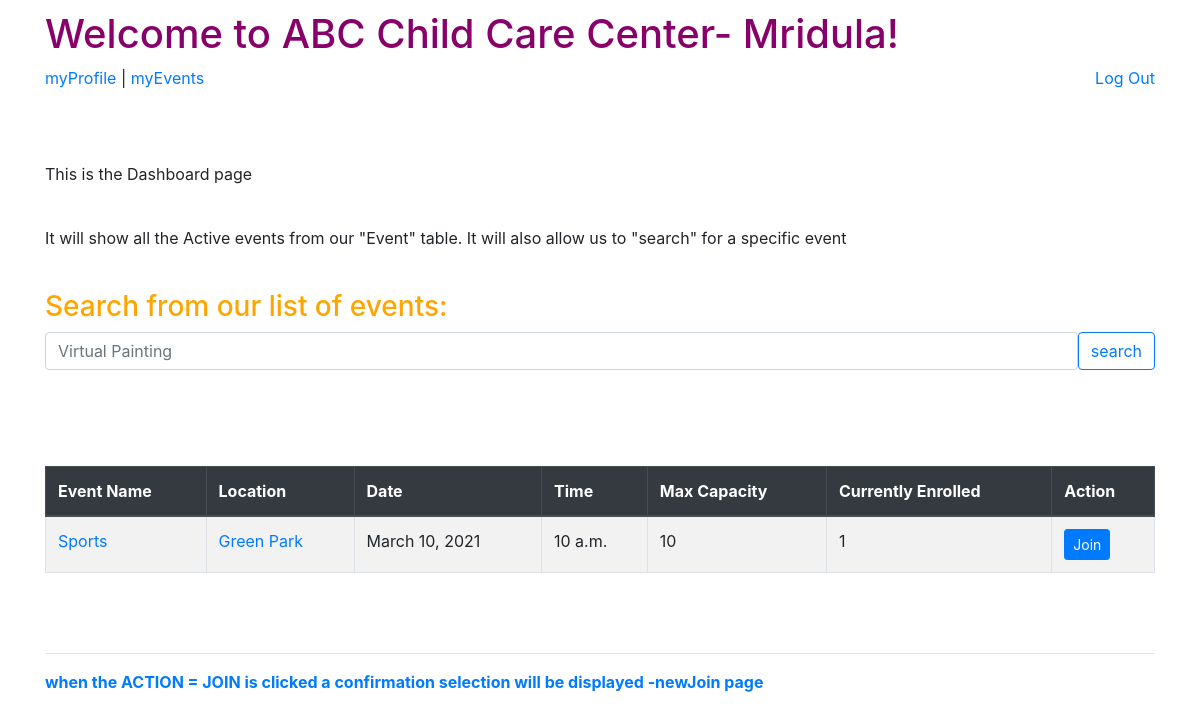
The page /ABC/dashboard (signed in) on the database its author committed.
### group_app/models.py (models this page shows, shortened)
class User(models.Model):
    first_name = models.CharField(max_length=60)
    last_name = models.CharField(max_length=60)
    email = models.EmailField(unique=True)
    password = models.CharField(max_length=100)
    created_at = models.DateTimeField(auto_now_add=True)
    updated_at = models.DateTimeField(auto_now=True)
    objects = UserManager()

class Event(models.Model):
    event_name = models.CharField(max_length=250)
    location = models.CharField(max_length=250)
    event_date = models.DateField()
    event_time = models.TimeField()
    max_capacity = models.IntegerField()
    current_enrolled = models.IntegerField(default=0)
    action_class_full = models.BooleanField(default=False)
    street_address = models.CharField(max_length=255)
    city = models.CharField(max_length=60)
    state = models.CharField(max_length=2)
    zip_code = models.CharField(max_length=5)
    child_event = models.ManyToManyField(Child, related_name='enrolled_child')
    user_event = models.ManyToManyField(User, related_name='enrolled_user')

### group_app/views.py (the view)
# urls.py: path('dashboard', views.dashboard),
def dashboard(request):
    if 'user_id' not in request.session:
        return redirect('/ABC')
    user = User.objects.get(id=request.session['user_id'])
    events = Event.objects.all()
    context = {
        'user': user,
        'events': events,
    }
    return render(request, 'dashboard.html', context)

### group_app/templates/dashboard.html (shortened to what this page needs)
<!DOCTYPE html>
<html lang="en">
<head>
    <link href="https://stackpath.bootstrapcdn.com/bootstrap/4.5.0/css/bootstrap.min.css" rel="stylesheet"
>
    <link rel="stylesheet" href="https://stackpath.bootstrapcdn.com/bootstrap/4.3.1/css/bootstrap.min.css">
    {% load static %}
    <link rel="stylesheet" href="{% static 'css/style.css' %}">
</head>
<body>
    <div class="container">
        <h1>Welcome to ABC Child Care Center- {{ user.first_name }}!</h1>
        <a href="/ABC/myProfile">myProfile </a> | <a href="/ABC/myEvents">myEvents </a>
        <a class="float-right" href="/ABC/logout">Log Out</a>
        <br><br><br><br>
        <p> This is the Dashboard page</p>
        <br>
        <p> It will show all the Active events from our "Event" table. It will also allow us to "search" for a specific
            event</p>
        <br>
        <h3> Search from our list of events:</h3>
        <div class="input-group">
          <input type="search" id="SearchBox" class="form-control rounded" placeholder="Virtual Painting" aria-label="Search"
            aria-describedby="search-addon" />
          <button type="button" class="btn btn-outline-primary">search</button>
        </div>
        <br>
        <br>
        <br>
<br/>
     <table id="myTable" class="table table-striped table-bordered table-hover">
            <thead class="thead-dark">
		  <tr>
			<th scope="col">Event Name</th>
			<th scope="col">Location </th>
			<th scope="col">Date</th>
			<th scope="col">Time</th>
			<th scope="col">Max Capacity</th>
			<th scope="col">Currently Enrolled</th>
			<th scope="col">Action</th>
		  </tr>
    </thead>
           {% for event in events %}
                    <tbody>
                        <tr>
                            <td><a href="/ABC/{{event.id}}/confirmJoin">{{event.event_name}}</a></td>
                            <td><a href="/ABC/{{event.id}}/confirmJoin">{{event.location}}</a></td>
                            <td>{{ event.event_date }}</td>
                            <td>{{ event.event_time }}</td>
                            <td>{{ event.max_capacity }}</td>
                            <td>{{ event.current_enrolled }}</td>
                            <td>
                              {% if event.max_capacity > event.current_enrolled %}
                              <form action="/ABC/event/{{event.id}}/newJoin" method="post">
                              <input class ="btn btn-sm btn-primary" type="submit" value="Join">
                              {% else %}
                              <p> Full </p>
                              {% endif %}
                            </form>
                            </td>
                        </tr>
                    </tbody>
          {% endfor %}
                </table>
<br/><br/>
        <hr>
        <a href="/ABC/newJoin"><strong>when the ACTION = JOIN is clicked a confirmation selection will be displayed
                -newJoin page</strong></a>
    </div>
</body>
</html>

### group_app/static/css/style.css (style rules this page uses)
* { margin:0; padding:0; }
h1 { color: rgb(136, 0, 106); }
.container { margin-top:10px; }
h3 { color:orange; }

### rows shown on the page
User: first_name "Mridula"
Event: event_name "Sports", location "Green Park", event_date "March 10, 2021", event_time "10 a.m.", max_capacity "10", current_enrolled "1"
